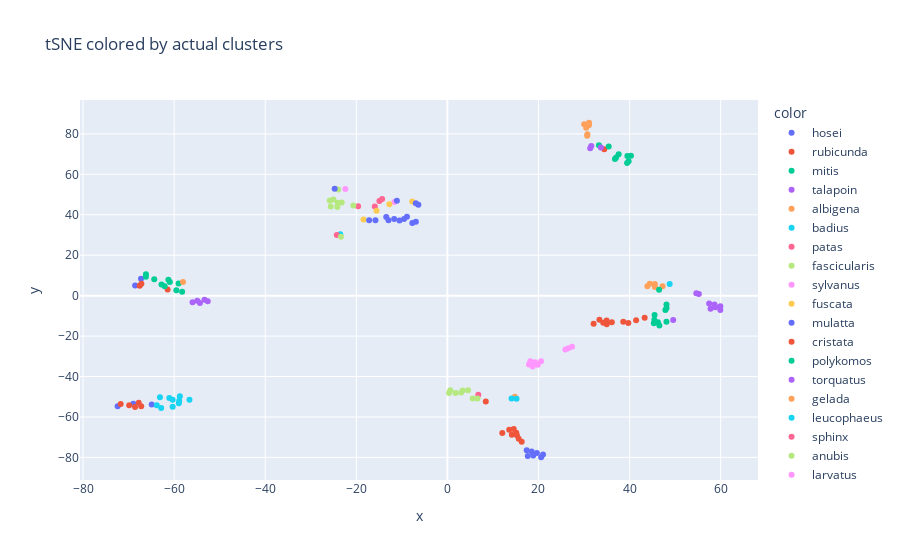

Source (notebook cell):
### Code cell
fig = px.scatter( x=Y[:,0], y=Y[:,1] , color=df['Species'], title='tSNE colored by actual clusters')
fig.show()

### Figure 1 — Plotly figure (JSON) as saved in the notebook; plotly's stock layout.template omitted (floating-point values rounded to 4 significant figures)
{"data": [{"hovertemplate": "color=hosei<br>x=%{x}<br>y=%{y}<extra></extra>", "legendgroup": "hosei", "marker": {"color": "#636efa", "symbol": "circle"}, "mode": "markers", "name": "hosei", "orientation": "v", "showlegend": true, "type": "scatter", "x": [-67.27, -68.57, -72.41, -68.97, -64.93], "xaxis": "x", "y": [8.407, 5.052, -54.68, -53.49, -53.85], "yaxis": "y"}, {"hovertemplate": "color=rubicunda<br>x=%{x}<br>y=%{y}<extra></extra>", "legendgroup": "rubicunda", "marker": {"color": "#EF553B", "symbol": "circle"}, "mode": "markers", "name": "rubicunda", "orientation": "v", "showlegend": true, "type": "scatter", "x": [-67.19, -67.56, -61.44, -71.74, -69.88, -67.78, -68.59, -67.23], "xaxis": "x", "y": [5.938, 4.859, 3.051, -53.61, -54.23, -52.99, -55.11, -54.72], "yaxis": "y"}, {"hovertemplate": "color=mitis<br>x=%{x}<br>y=%{y}<extra></extra>", "legendgroup": "mitis", "marker": {"color": "#00cc96", "symbol": "circle"}, "mode": "markers", "name": "mitis", "orientation": "v", "showlegend": true, "type": "scatter", "x": [-66.21, -66.2, -64.37, -62.77, -62.08, -59.02, -61.26, -59.52, -60.95, -58.25], "xaxis": "x", "y": [9.312, 10.59, 8.128, 5.552, 4.645, 6.018, 7.843, 2.732, 6.8, 1.913], "yaxis": "y"}, {"hovertemplate": "color=talapoin<br>x=%{x}<br>y=%{y}<extra></extra>", "legendgroup": "talapoin", "marker": {"color": "#ab63fa", "symbol": "circle"}, "mode": "markers", "name": "talapoin", "orientation": "v", "showlegend": true, "type": "scatter", "x": [-53.33, -52.63, -55.96, -54.34, -54.92], "xaxis": "x", "y": [-2.067, -2.704, -3.244, -3.689, -2.574], "yaxis": "y"}, {"hovertemplate": "color=albigena<br>x=%{x}<br>y=%{y}<extra></extra>", "legendgroup": "albigena", "marker": {"color": "#FFA15A", "symbol": "circle"}, "mode": "markers", "name": "albigena", "orientation": "v", "showlegend": true, "type": "scatter", "x": [43.91, 45.56, 44.43, 45.54, -58.06, 47.24], "xaxis": "x", "y": [4.666, 4.307, 5.944, 5.796, 6.749, 4.659], "yaxis": "y"}, {"hovertemplate": "color=badius<br>x=%{x}<br>y=%{y}<extra></extra>", "legendgroup": "badius", "marker": {"color": "#19d3f3", "symbol": "circle"}, "mode": "markers", "name": "badius", "orientation": "v", "showlegend": true, "type": "scatter", "x": [-63.11, -58.97, -60.33, -58.89, -61.06, -62.85, -56.64, -60.34, -63.82, -58.75], "xaxis": "x", "y": [-50.27, -53.22, -54.98, -51.92, -50.63, -55.52, -51.5, -51.47, -54.23, -49.78], "yaxis": "y"}, {"hovertemplate": "color=patas<br>x=%{x}<br>y=%{y}<extra></extra>", "legendgroup": "patas", "marker": {"color": "#FF6692", "symbol": "circle"}, "mode": "markers", "name": "patas", "orientation": "v", "showlegend": true, "type": "scatter", "x": [-15.94, -19.61, -14.93, -14.34], "xaxis": "x", "y": [44.04, 44.25, 46.78, 47.79], "yaxis": "y"}, {"hovertemplate": "color=fascicularis<br>x=%{x}<br>y=%{y}<extra></extra>", "legendgroup": "fascicularis", "marker": {"color": "#B6E880", "symbol": "circle"}, "mode": "markers", "name": "fascicularis", "orientation": "v", "showlegend": true, "type": "scatter", "x": [-25.61, -23.99, -24.16, -24.1, -25.03, -20.65, -25.83, -23.21], "xaxis": "x", "y": [44.14, 52.52, 43.84, 45.91, 47.56, 44.57, 47.1, 46.02], "yaxis": "y"}, {"hovertemplate": "color=sylvanus<br>x=%{x}<br>y=%{y}<extra></extra>", "legendgroup": "sylvanus", "marker": {"color": "#FF97FF", "symbol": "circle"}, "mode": "markers", "name": "sylvanus", "orientation": "v", "showlegend": true, "type": "scatter", "x": [-11.63, -22.41], "xaxis": "x", "y": [46.35, 52.77], "yaxis": "y"}, {"hovertemplate": "color=fuscata<br>x=%{x}<br>y=%{y}<extra></extra>", "legendgroup": "fuscata", "marker": {"color": "#FECB52", "symbol": "circle"}, "mode": "markers", "name": "fuscata", "orientation": "v", "showlegend": true, "type": "scatter", "x": [-7.715, -12.74], "xaxis": "x", "y": [46.58, 45.24], "yaxis": "y"}, {"hovertemplate": "color=mulatta<br>x=%{x}<br>y=%{y}<extra></extra>", "legendgroup": "mulatta", "marker": {"color": "#636efa", "symbol": "circle"}, "mode": "markers", "name": "mulatta", "orientation": "v", "showlegend": true, "type": "scatter", "x": [-6.372, -6.942, -11.09], "xaxis": "x", "y": [44.92, 45.75, 46.95], "yaxis": "y"}, {"hovertemplate": "color=cristata<br>x=%{x}<br>y=%{y}<extra></extra>", "legendgroup": "cristata", "marker": {"color": "#EF553B", "symbol": "circle"}, "mode": "markers", "name": "cristata", "orientation": "v", "showlegend": true, "type": "scatter", "x": [32.1, 33.38, 34.22, 34.99, 36.1, 34.96, 38.61, 41.44, 39.72, 43.31, 13.57, 14.56, 12.06, 15.11, 15.26, 14.15, 15.66, 16.31], "xaxis": "x", "y": [-13.93, -11.96, -13.46, -14.16, -13.14, -12.27, -12.86, -12.15, -13.54, -10.95, -66.34, -65.95, -67.88, -67.76, -68.98, -68.76, -70.83, -72.22], "yaxis": "y"}, {"hovertemplate": "color=polykomos<br>x=%{x}<br>y=%{y}<extra></extra>", "legendgroup": "polykomos", "marker": {"color": "#00cc96", "symbol": "circle"}, "mode": "markers", "name": "polykomos", "orientation": "v", "showlegend": true, "type": "scatter", "x": [46.54, 45.43, 45.33, 46.22, 48.1, 45.49, 47.87, 48.12, 48.1, 46.48], "xaxis": "x", "y": [-14.81, -11.88, -13.58, -13.15, -12.95, -9.569, -7.041, -6.106, -4.421, 2.927], "yaxis": "y"}, {"hovertemplate": "color=torquatus<br>x=%{x}<br>y=%{y}<extra></extra>", "legendgroup": "torquatus", "marker": {"color": "#ab63fa", "symbol": "circle"}, "mode": "markers", "name": "torquatus", "orientation": "v", "showlegend": true, "type": "scatter", "x": [49.58, 59.93, 58.81, 55.21, 59.93, 54.65, 57.47, 57.78, 58.64], "xaxis": "x", "y": [-12.05, -7.079, -5.735, 0.8102, -5.274, 1.238, -3.889, -6.414, -4.392], "yaxis": "y"}, {"hovertemplate": "color=gelada<br>x=%{x}<br>y=%{y}<extra></extra>", "legendgroup": "gelada", "marker": {"color": "#FFA15A", "symbol": "circle"}, "mode": "markers", "name": "gelada", "orientation": "v", "showlegend": true, "type": "scatter", "x": [14.82], "xaxis": "x", "y": [-49.98], "yaxis": "y"}, {"hovertemplate": "color=leucophaeus<br>x=%{x}<br>y=%{y}<extra></extra>", "legendgroup": "leucophaeus", "marker": {"color": "#19d3f3", "symbol": "circle"}, "mode": "markers", "name": "leucophaeus", "orientation": "v", "showlegend": true, "type": "scatter", "x": [14.09, 15.18, 48.8, -23.52], "xaxis": "x", "y": [-50.82, -51.0, 5.75, 30.41], "yaxis": "y"}, {"hovertemplate": "color=sphinx<br>x=%{x}<br>y=%{y}<extra></extra>", "legendgroup": "sphinx", "marker": {"color": "#FF6692", "symbol": "circle"}, "mode": "markers", "name": "sphinx", "orientation": "v", "showlegend": true, "type": "scatter", "x": [6.781, -24.28], "xaxis": "x", "y": [-49.02, 30.05], "yaxis": "y"}, {"hovertemplate": "color=anubis<br>x=%{x}<br>y=%{y}<extra></extra>", "legendgroup": "anubis", "marker": {"color": "#B6E880", "symbol": "circle"}, "mode": "markers", "name": "anubis", "orientation": "v", "showlegend": true, "type": "scatter", "x": [6.614, 5.547, 3.04, 0.3635, 1.803, 3.344, 4.531, 0.6295, -23.38], "xaxis": "x", "y": [-50.87, -50.84, -47.91, -48.19, -48.08, -46.91, -46.8, -46.79, 29.1], "yaxis": "y"}, {"hovertemplate": "color=larvatus<br>x=%{x}<br>y=%{y}<extra></extra>", "legendgroup": "larvatus", "marker": {"color": "#FF97FF", "symbol": "circle"}, "mode": "markers", "name": "larvatus", "orientation": "v", "showlegend": true, "type": "scatter", "x": [20.56, 25.91, 26.57, 27.37, 19.85, 18.73, 17.9, 19.22, 18.2], "xaxis": "x", "y": [-32.5, -26.63, -26.0, -25.26, -34.22, -35.06, -34.08, -32.99, -32.49], "yaxis": "y"}, {"hovertemplate": "color=syndactylus<br>x=%{x}<br>y=%{y}<extra></extra>", "legendgroup": "syndactylus", "marker": {"color": "#FECB52", "symbol": "circle"}, "mode": "markers", "name": "syndactylus", "orientation": "v", "showlegend": true, "type": "scatter", "x": [-15.57, -18.41], "xaxis": "x", "y": [42.03, 37.71], "yaxis": "y"}, {"hovertemplate": "color=lar<br>x=%{x}<br>y=%{y}<extra></extra>", "legendgroup": "lar", "marker": {"color": "#636efa", "symbol": "circle"}, "mode": "markers", "name": "lar", "orientation": "v", "showlegend": true, "type": "scatter", "x": [-17.18, -15.8, -8.88, -13.43, -9.515, -12.94, -24.76, -10.52, -11.68, -6.926, -7.706, 17.41, 17.65, 18.86, 18.5, 19.65, 20.58, 21.0], "xaxis": "x", "y": [37.35, 37.32, 39.08, 38.93, 37.86, 37.35, 52.89, 37.14, 37.92, 36.51, 35.93, -76.47, -79.3, -79.02, -77.06, -77.84, -79.92, -78.59], "yaxis": "y"}, {"hovertemplate": "color=pygmaeus<br>x=%{x}<br>y=%{y}<extra></extra>", "legendgroup": "pygmaeus", "marker": {"color": "#EF553B", "symbol": "circle"}, "mode": "markers", "name": "pygmaeus", "orientation": "v", "showlegend": true, "type": "scatter", "x": [34.44, 8.428], "xaxis": "x", "y": [72.42, -52.33], "yaxis": "y"}, {"hovertemplate": "color=troglodytes<br>x=%{x}<br>y=%{y}<extra></extra>", "legendgroup": "troglodytes", "marker": {"color": "#00cc96", "symbol": "circle"}, "mode": "markers", "name": "troglodytes", "orientation": "v", "showlegend": true, "type": "scatter", "x": [35.42, 39.52, 40.3, 39.79, 37.6, 36.79, 39.46, 37.06, 33.27], "xaxis": "x", "y": [73.81, 69.05, 69.22, 66.47, 69.89, 67.56, 65.6, 68.37, 74.4], "yaxis": "y"}, {"hovertemplate": "color=paniscus<br>x=%{x}<br>y=%{y}<extra></extra>", "legendgroup": "paniscus", "marker": {"color": "#ab63fa", "symbol": "circle"}, "mode": "markers", "name": "paniscus", "orientation": "v", "showlegend": true, "type": "scatter", "x": [33.7, 31.36, 31.6], "xaxis": "x", "y": [73.33, 72.85, 74.05], "yaxis": "y"}, {"hovertemplate": "color=gorilla<br>x=%{x}<br>y=%{y}<extra></extra>", "legendgroup": "gorilla", "marker": {"color": "#FFA15A", "symbol": "circle"}, "mode": "markers", "name": "gorilla", "orientation": "v", "showlegend": true, "type": "scatter", "x": [30.03, 30.47, 31.06, 31.1, 30.69, 30.73], "xaxis": "x", "y": [84.79, 83.1, 84.25, 85.51, 79.04, 79.77], "yaxis": "y"}], "layout": {"legend": {"title": {"text": "color"}, "tracegroupgap": 0}, "title": {"text": "tSNE colored by actual clusters"}, "xaxis": {"anchor": "y", "domain": [0, 1], "title": {"text": "x"}}, "yaxis": {"anchor": "x", "domain": [0, 1], "title": {"text": "y"}}}}
